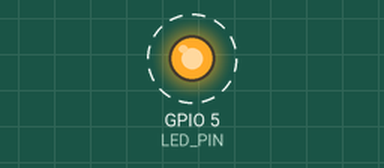
The sketch below on a simulated ESP32. Shown: output pins drawn as LEDs (lit = HIGH). Dashed ring = blinking. What the sketch prints to the serial monitor is not drawn.

Above: at 0.2 s.
Timing chart, 0 to 3.0 s (numbered marks = the images above):
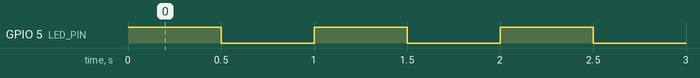

Measured:
- by itself, GPIO 5 (LED_PIN): alternates HIGH for 0.50 s and LOW for 0.50 s

The sketch:

main.ino
```cpp
#define LED_PIN 5

int counter = 0;

void increment_Counter(void *parameter);
void read_Counter(void *parameter);

void setup(){
  Serial.begin(115200);
  pinMode(LED_PIN,OUTPUT);
  xTaskCreatePinnedToCore(increment_Counter,"Increment Counter",1000,NULL,1,NULL,1);
  xTaskCreatePinnedToCore(read_Counter,"Read_Counter",1000,NULL,1,NULL,1);
}

void loop(){

}

void increment_Counter(void *parameter){
  while(true){
    counter ++;
    digitalWrite(LED_PIN,HIGH);
    vTaskDelay(pdMS_TO_TICKS(500));
    counter ++;
    digitalWrite(LED_PIN,LOW);
    vTaskDelay(pdMS_TO_TICKS(500));
  }
}

void read_Counter(void *parameter){
  while(true){
    Serial.print("Monitor Task: Counter = ");
    Serial.println(counter);
    vTaskDelay(pdMS_TO_TICKS(300));
  }
}
```
